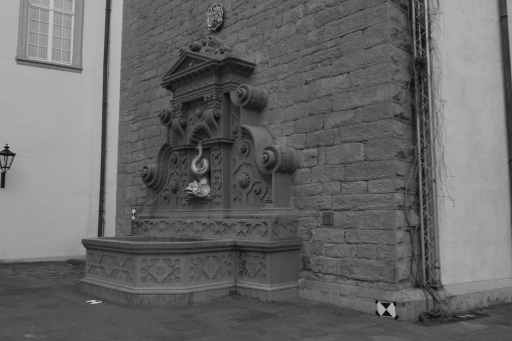
#> input picture data/dense/0000-small-left.png, 512 x 341 px, found by its file name
$ python depthEstimation.py   (older library calls are emulated)
#> lines starting #> are read from the running program, lines starting #| are printed output that depends on the picture
### scripts/SceneReconstruction/Scene3D.py
#%% Importing all that shit

from mpl_toolkits.mplot3d import Axes3D
import matplotlib.pyplot as plt
import numpy as np
import sys
import cv2
import os
class SceneReconstruction3D:

    def __init__(self,K, dist):
        self.K = K
        self.K_inv = np.linalg.inv(K)
        self.d = dist

    def load_image_pair(self, img_path1, img_path2):
        self.img1 = cv2.imread(img_path1, cv2.CV_8UC3)
#> self.img1 is the input picture: shape (341, 512); min 8, max 206, mean 103.8
        self.img2 = cv2.imread(img_path2, cv2.CV_8UC3)
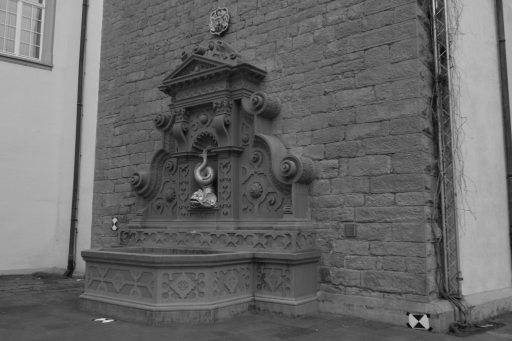
#> input picture data/dense/0001-small-right.png, 512 x 341 px, found by its file name
#> self.img2 is the input picture: shape (341, 512); min 11, max 215, mean 104.8

        self.img1 = cv2.undistort(self.img1, self.K, self.d)
        self.img2 = cv2.undistort(self.img2, self.K, self.d)

        base = "/".join(img_path1.split("\\")[:-1])
        # cv2.imwrite(os.path.join(base, "left_loaded.png"), self.img1)
        # cv2.imwrite(os.path.join(base, "right_loaded.png"), self.img2)

    def plot_point_cloud(self):
        self._find_fundamental_matrix()
        self._find_essential_matrix()
        self._find_camera_matrices_rt()

        first_inliers = np.array(self.match_inliers1).reshape(-1, 3)[:, :2]
        second_inliers = np.array(self.match_inliers2).reshape(-1, 3)[:, :2]
        pts4D = cv2.triangulatePoints(self.Rt1, self.Rt2, first_inliers.T,
                                      second_inliers.T).T

        pts3D = pts4D[:, :3] / np.repeat(pts4D[:, 3], 3).reshape(-1, 3)
        #
        Ys = pts3D[:, 0]
        Zs = pts3D[:, 1]
        Xs = pts3D[:, 2]

        fig = plt.figure()
        ax = fig.add_subplot(111, projection='3d')
        ax.scatter(Xs, Ys, Zs, c='r', marker='o')
        ax.set_xlabel('Y')
        ax.set_ylabel('Z')
        ax.set_zlabel('X')
        plt.title('3D point cloud: Use pan axes button below to inspect')
        plt.show()

    def findRootSIFTFeatures(self):

        class RootSIFT:
            def __init__(self):
                self.extractor = cv2.xfeatures2d.SIFT_create()
            def compute(self, image, kps, eps=1e-7):
                (kps, descs) = self.extractor.compute(image, kps)
                if len(kps) == 0:
                    return ([], None)

                descs /= (descs.sum(axis=1, keepdims=True) + eps)
                descs = np.sqrt(descs)
                return (kps, descs)

        class InnerFeatures:
            def __init__(self, kps, des, pos):
                self.kps = kps
                self.des = des
                self.pos = pos

        def innerRootSIFT(img):
            sift = cv2.xfeatures2d.SIFT_create()
            (kps, descs) = sift.detectAndCompute(img, None)

            rs = RootSIFT()
            (kps, descs) = rs.compute(img, kps)
            pos = [np.array([x.pt[0], x.pt[1]]) for x in kps]

            return kps, descs, pos

        kps1, desc1, pos1 = innerRootSIFT(self.img1)
#> in innerRootSIFT, `(kps, descs) = sift.detectAndCompute(img, None)`: kps = 599 keypoints; strongest (x, y, size): (386, 305, 3.8), (94, 302, 2.9), (391, 309, 5.3), (381, 309, 4.9)
#> in innerRootSIFT, `pos = [np.array([x.pt[0], x.pt[1]]) for x in kps]`: pos = 599 pairs, first value 2.65 to 505.9, second value 3.55 to 319.4
#> kps1 has the same summary as kps in innerRootSIFT; pos1 has the same summary as pos in innerRootSIFT
        kps2, desc2, pos2 = innerRootSIFT(self.img2)
#> in innerRootSIFT (call 2), `(kps, descs) = sift.detectAndCompute(img, None)`: kps = 676 keypoints; strongest (x, y, size): (418, 317, 4), (114, 228, 2.7), (425, 321, 5.7), (115, 220, 2.8)
#> kps2 has the same summary as kps in innerRootSIFT; pos2 = 676 pairs, first value 14.97 to 508.9, second value 2.68 to 332
        self.feature_1 = InnerFeatures(kps1, desc1, pos1)
#> in __init__, `self.kps = kps`: self.kps = 599 keypoints; strongest (x, y, size): (386, 305, 3.8), (94, 302, 2.9), (391, 309, 5.3), (381, 309, 4.9)
#> in __init__, `self.pos = pos`: self.pos has the same summary as pos in innerRootSIFT
        self.feature_2 = InnerFeatures(kps2, desc2, pos2)
#> in __init__ (call 2), `self.kps = kps`: self.kps has the same summary as kps in innerRootSIFT

    def matchingRootSIFTFeatures(self):
        FLANN_INDEX_KDTREE = 0
        index_params = dict(algorithm=FLANN_INDEX_KDTREE, trees=5)
        search_params = dict(checks=50)
        flann = cv2.FlannBasedMatcher(index_params, search_params)
        matches = flann.knnMatch(self.feature_1.des, self.feature_2.des, k=2)
#> matches = 599 matches

        good = []
        pts1 = []
        pts2 = []

        for i, (m, n) in enumerate(matches):
            if m.distance < 0.8 * n.distance:
                good.append(m)
                pts2.append(self.feature_2.kps[m.trainIdx].pt)
                pts1.append(self.feature_1.kps[m.queryIdx].pt)
#> after the loop, good = 246 matches; pts1 = 246 pairs, first value 45.41 to 502.9, second value 6.57 to 319.4; pts2 = 246 pairs, first value 16.27 to 500.8, second value 14.4 to 328.9

        self.match_pts1 = np.round(pts1)
#> self.match_pts1 = 246 pairs, first value 45 to 503, second value 7 to 319
        self.match_pts2 = np.round(pts2)
#> self.match_pts2 = 246 pairs, first value 16 to 501, second value 14 to 329
        self.matches = good
#> self.matches = 246 matches

    def _find_fundamental_matrix(self):
        self.F, self.Fmask = cv2.findFundamentalMat(self.match_pts1,
                                                    self.match_pts2,
                                                    cv2.FM_RANSAC, 0.1, 0.99)
#> self.F = [[1.62e-06, 6.6e-05, -0.0115], [-4.24e-05, -8.38e-06, 0.107], [0.00471, -0.113, 1]]; self.Fmask = 246 values, max 1 at index 4, min 0 at index 0, mean 0.207

    def _find_essential_matrix(self):
        self.E = self.K.T.dot(self.F).dot(self.K)
#> self.E = [[1.37, 56, 10.58], [-35.94, -7.12, 76.23], [-8.01, -76.3, -1.1]]

    def _find_camera_matrices_rt(self):
        """Finds the [R|t] camera matrix"""
        # decompose essential matrix into R, t (See Hartley and Zisserman 9.13)
        U, S, Vt = np.linalg.svd(self.E)
        W = np.array([0.0, -1.0, 0.0, 1.0, 0.0, 0.0, 0.0, 0.0,
                      1.0]).reshape(3, 3)

        # iterate over all point correspondences used in the estimation of the
        # fundamental matrix
        first_inliers = []
        second_inliers = []
        for i in range(len(self.Fmask)):
            first_inliers.append(self.K_inv.dot([self.match_pts1[i][0],
                                                     self.match_pts1[i][1], 1.0]))
            second_inliers.append(self.K_inv.dot([self.match_pts2[i][0],
                                                      self.match_pts2[i][1], 1.0]))

        # Determine the correct choice of second camera matrix
        # only in one of the four configurations will all the points be in
        # front of both cameras
        # First choice: R = U * Wt * Vt, T = +u_3 (See Hartley Zisserman 9.19)
        R = U.dot(W).dot(Vt)
        T = U[:, 2]
        if not self._in_front_of_both_cameras(first_inliers, second_inliers,
                                              R, T):
            # Second choice: R = U * W * Vt, T = -u_3
            T = - U[:, 2]

        if not self._in_front_of_both_cameras(first_inliers, second_inliers,
                                              R, T):
            # Third choice: R = U * Wt * Vt, T = u_3
            R = U.dot(W.T).dot(Vt)
            T = U[:, 2]

            if not self._in_front_of_both_cameras(first_inliers,
                                                  second_inliers, R, T):
                # Fourth choice: R = U * Wt * Vt, T = -u_3
                T = - U[:, 2]

        self.match_inliers1 = first_inliers
        self.match_inliers2 = second_inliers
        self.Rt1 = np.hstack((np.eye(3), np.zeros((3, 1))))
        self.Rt2 = np.hstack((R, T.reshape(3, 1)))

    def _in_front_of_both_cameras(self, first_points, second_points, rot,trans):
        """Determines whether point correspondences are in front of both
           images"""
        rot_inv = rot
        for first, second in zip(first_points, second_points):
            first_z = np.dot(rot[0, :] - second[0] * rot[2, :],trans) / np.dot(rot[0, :] - second[0] * rot[2, :],second)
            first_3d_point = np.array([first[0] * first_z,second[0] * first_z, first_z])
            second_3d_point = np.dot(rot.T, first_3d_point) - np.dot(rot.T,trans)

            if first_3d_point[2] < 0 or second_3d_point[2] < 0:
                return False

        return True

    def drawMathces(self, path):
        OutImage = cv2.drawMatches(self.img1, self.feature_1.kps, self.img2, self.feature_2.kps, self.matches,outImg=None)
        cv2.imwrite(path,OutImage)

    def _find_RT_matrices(self):
        pass

### scripts/SceneReconstruction/depthEstimation.py
# %% importing libraries
import os

import numpy as np
import pandas as pd

from scripts.SceneReconstruction.Scene3D import SceneReconstruction3D

BASE = os.getcwd()
img1_path = os.path.join(BASE, "data", "dense", "0000-small-left.png")
img2_path = os.path.join(BASE, "data", "dense", "0001-small-right.png")

K = np.array([[919.8266666666666, 0, 506.89666666666665, 0, 921.8365624999999,
               335.7672021484375, 0, 0, 1]]).reshape(3, 3)
d = np.array([0.0, 0.0, 0.0, 0.0, 0.0]).reshape(1, 5)
scene = SceneReconstruction3D(K, d)
scene.load_image_pair(img1_path, img2_path)


#%%
scene.findRootSIFTFeatures()
scene.matchingRootSIFTFeatures()
scene._find_fundamental_matrix()
scene._find_essential_matrix()
scene._find_camera_matrices_rt()
#> in _find_camera_matrices_rt, `U, S, Vt = np.linalg.svd(self.E)`: U = [[-0.57, -0.199, 0.797], [0.197, -0.975, -0.102], [0.798, 0.0991, 0.595]]; S = [95.6, 84.56, 1.37e-14]; Vt = [[-0.149, -0.985, 0.0851], [0.402, -0.139, -0.905], [0.903, -0.101, 0.417]]
#> after the loop in _find_camera_matrices_rt, `for i in range(len(self.Fmask)):`: first_inliers = 246 items, first 6: [-0.502, -0.302, 1], [-0.498, -0.3, 1], [-0.493, -0.301, 1], [-0.49, -0.0789, 1], [-0.465, -0.288, 1], [-0.46, -0.293, 1]; second_inliers = 246 items, first 6: [-0.511, -0.303, 1], [-0.534, -0.306, 1], [-0.451, -0.0974, 1], [-0.528, -0.0648, 1], [-0.497, -0.292, 1], [-0.492, -0.296, 1]
#> in _find_camera_matrices_rt, `R = U.dot(W).dot(Vt)`: R = [[0.979, 0.0363, -0.2], [-0.0261, 0.998, 0.0531], [0.202, -0.0468, 0.978]]
#> in _find_camera_matrices_rt, `T = U[:, 2]`: T = [0.797, -0.102, 0.595]
#> in _in_front_of_both_cameras, `rot_inv = rot`: rot_inv has the same summary as R in _find_camera_matrices_rt
#> the loop in _in_front_of_both_cameras, `for first, second in zip(first_points, second_points):` made 1 pass
#> (first, second, first_z, first_3d_point, second_3d_point) on pass 1: ([-0.502, -0.302, 1], [-0.511, -0.303, 1], -4.04, [2.03, 2.06, -4.04], [0.213, 2.42, -4.67])
#> in _find_camera_matrices_rt, `T = - U[:, 2]`: T = [-0.797, 0.102, -0.595]
#> the loop in _in_front_of_both_cameras (call 2), `for first, second in zip(first_points, second_points):` made 246 passes
#> (first, second, first_z, first_3d_point, second_3d_point) on passes 1 to 3: ([-0.502, -0.302, 1], [-0.511, -0.303, 1], 4.04, [-2.03, -2.06, 4.04], [-0.213, -2.42, 4.67]), ([-0.498, -0.3, 1], [-0.534, -0.306, 1], 4.04, [-2.01, -2.15, 4.04], [-0.192, -2.51, 4.65]), ([-0.493, -0.301, 1], [-0.451, -0.0974, 1], 4.09, [-2.02, -1.84, 4.09], [-0.198, -2.21, 4.72])
#> in _find_camera_matrices_rt, `self.match_inliers1 = first_inliers`: self.match_inliers1 has the same summary as first_inliers
#> in _find_camera_matrices_rt, `self.match_inliers2 = second_inliers`: self.match_inliers2 has the same summary as second_inliers
#> in _find_camera_matrices_rt, `self.Rt2 = np.hstack((R, T.reshape(3, 1)))`: self.Rt2 = [[0.979, 0.0363, -0.2, -0.797], [-0.0261, 0.998, 0.0531, 0.102], [0.202, -0.0468, 0.978, -0.595]]
scene.plot_point_cloud()
#> the loop in _in_front_of_both_cameras (call 2), `for first, second in zip(first_points, second_points):` made 1 pass
#> in plot_point_cloud, `first_inliers = np.array(self.match_inliers1).reshape(-1, 3)[:, :2]`: first_inliers = 246 pairs, first value -0.502 to -0.00424, second value -0.357 to -0.0182
#> in plot_point_cloud, `second_inliers = np.array(self.match_inliers2).reshape(-1, 3)[:, :2]`: second_inliers = 246 pairs, first value -0.534 to -0.00641, second value -0.349 to -0.00734
#> in plot_point_cloud, `pts4D = cv2.triangulatePoints(self.Rt1, self.Rt2, first_inliers.T, sec..`: pts4D = 246 rows, first 6: [0.423, 0.277, -0.842, 0.188], [0.421, 0.278, -0.847, 0.168], [0.425, 0.19, -0.853, 0.236], [0.433, 0.0836, -0.881, 0.174], [0.399, 0.271, -0.859, 0.172], [0.395, 0.275, -0.86, 0.171]
#> in plot_point_cloud, `pts3D = pts4D[:, :3] / np.repeat(pts4D[:, 3], 3).reshape(-1, 3)`: pts3D = 246 rows, first 8: [2.25, 1.47, -4.47], [2.51, 1.65, -5.05], [1.8, 0.805, -3.62], [2.49, 0.481, -5.07], [2.32, 1.57, -4.99], [2.31, 1.61, -5.03], [1.87, 0.197, -4.17], [2.19, 0.76, -4.95]
#> in plot_point_cloud, `Ys = pts3D[:, 0]`: Ys = 246 values, max 2.51 at index 1, min -7.5 at index 230, mean 1.12
#> in plot_point_cloud, `Zs = pts3D[:, 1]`: Zs = 246 values, max 1.81 at index 31, min -11.99 at index 230, mean 0.709
#> in plot_point_cloud, `Xs = pts3D[:, 2]`: Xs = 246 values, max 83.24 at index 230, min -5.07 at index 3, mean -3.34
#> in plot_point_cloud, `plt.show()`:
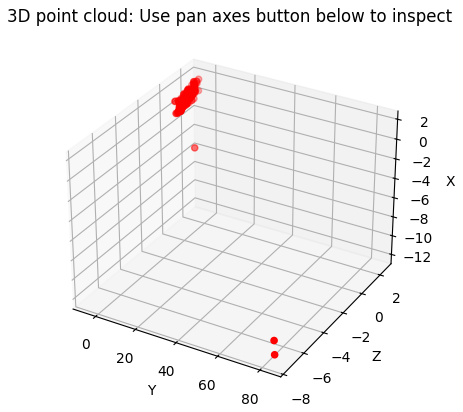
#> figure drawn by matplotlib, 1 panel


'''
#%%
scene.match_inliers1

# %%
scene.findRootSIFTFeatures()
scene.matchingRootSIFTFeatures()
outImagePath = os.path.join(BASE, "data", "dense", "matchesNew.png")
scene.drawMathces(outImagePath)
scene._find_fundamental_matrix()
scene._find_essential_matrix()


#%%
scene.F


#%%
scene.E
# %%
data_path = os.path.join(BASE, "data", "pair", "matchedPoints.csv")
matchedPointsDF = pd.read_csv(data_path, sep=",", header=None)

PX = matchedPointsDF[0].values.reshape(-1, 1)
PY = matchedPointsDF[1].values.reshape(-1, 1)

QX = matchedPointsDF[2].values.reshape(-1, 1)
QY = matchedPointsDF[3].values.reshape(-1, 1)

matched_pts1 = np.float32(np.concatenate((PX, PY), axis=1))
matched_pts2 = np.float32(np.concatenate((QX, QY), axis=1))

scene.match_pts1 = matched_pts1
scene.match_pts2 = matched_pts2

# %%
scene.findRootSIFTFeatures()
scene.matchingRootSIFTFeatures()

# %%
scene.plot_point_cloud()

# %%
scene.plot_rectified_images()

# %%1
pts1 = scene.match_pts1
pts2 = scene.match_pts2

df = pd.DataFrame(pts1)
df[2] = pts2[:, 0]
df[3] = pts2[:, 1]
df.head()
df.to_csv(os.path.join(BASE, "data", "pair", "matchedCVdata.csv"), header=None, index=None)

# %%
df1 = matchedPointsDF.values
df2 = df.values

# %%
cnt = 0
for i in range(df1.shape[0]):
    for j in range(df2.shape[0]):
        if (np.array_equal(np.float32(df1[i]), np.float32(df2[j])) == True):
            cnt += 1
print(cnt)

'''
print("End")
